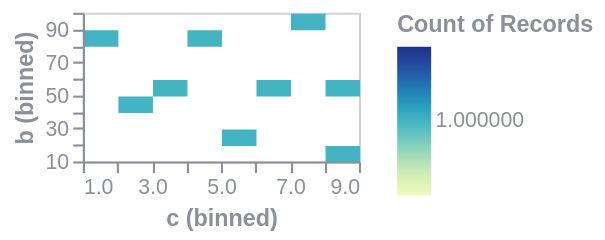

This figure's Vega-Lite source:
### Vega specification from a JSON file in a GitHub repository (floating-point values rounded to 4 significant figures)
{"$schema": "https://vega.github.io/schema/vega/v6.json", "background": null, "padding": 5, "width": 130, "height": 70, "style": "cell", "data": [{"name": "source_0", "values": [{"a": "A", "b": 28, "c": 5, "g": "x"}, {"a": "B", "b": 55, "c": 9, "g": "y"}, {"a": "C", "b": 43, "c": 2, "g": "x"}, {"a": "D", "b": 91, "c": 7, "g": "y"}, {"a": "E", "b": 81, "c": 4, "g": "x"}, {"a": "F", "b": 53, "c": 6, "g": "y"}, {"a": "G", "b": 19, "c": 8, "g": "x"}, {"a": "H", "b": 87, "c": 1, "g": "y"}, {"a": "I", "b": 52, "c": 3, "g": "x"}]}, {"name": "data_0", "source": "source_0", "transform": [{"type": "extent", "field": "c", "signal": "bin_maxbins_10_c_extent"}, {"type": "bin", "field": "c", "as": ["bin_maxbins_10_c", "bin_maxbins_10_c_end"], "signal": "bin_maxbins_10_c_bins", "extent": {"signal": "bin_maxbins_10_c_extent"}, "maxbins": 10}, {"type": "extent", "field": "b", "signal": "bin_maxbins_10_b_extent"}, {"type": "bin", "field": "b", "as": ["bin_maxbins_10_b", "bin_maxbins_10_b_end"], "signal": "bin_maxbins_10_b_bins", "extent": {"signal": "bin_maxbins_10_b_extent"}, "maxbins": 10}, {"type": "aggregate", "groupby": ["bin_maxbins_10_c", "bin_maxbins_10_c_end", "bin_maxbins_10_b", "bin_maxbins_10_b_end"], "ops": ["count"], "fields": [null], "as": ["__count"]}, {"type": "filter", "expr": "isValid(datum[\"bin_maxbins_10_c\"]) && isFinite(+datum[\"bin_maxbins_10_c\"]) && isValid(datum[\"bin_maxbins_10_b\"]) && isFinite(+datum[\"bin_maxbins_10_b\"])"}]}], "marks": [{"name": "marks", "type": "rect", "style": ["rect"], "from": {"data": "data_0"}, "encode": {"update": {"fill": {"scale": "color", "field": "__count"}, "description": {"signal": "\"c (binned): \" + (!isValid(datum[\"bin_maxbins_10_c\"]) || !isFinite(+datum[\"bin_maxbins_10_c\"]) ? \"null\" : format(datum[\"bin_maxbins_10_c\"], \"\") + \" – \" + format(datum[\"bin_maxbins_10_c_end\"], \"\")) + \"; b (binned): \" + (!isValid(datum[\"bin_maxbins_10_b\"]) || !isFinite(+datum[\"bin_maxbins_10_b\"]) ? \"null\" : format(datum[\"bin_maxbins_10_b\"], \"\") + \" – \" + format(datum[\"bin_maxbins_10_b_end\"], \"\")) + \"; Count of Records: \" + (format(datum[\"__count\"], \"\"))"}, "x2": {"scale": "x", "field": "bin_maxbins_10_c", "offset": {"signal": "0.5 + (abs(scale(\"x\", datum[\"bin_maxbins_10_c_end\"]) - scale(\"x\", datum[\"bin_maxbins_10_c\"])) < 0.25 ? -0.5 * (0.25 - (abs(scale(\"x\", datum[\"bin_maxbins_10_c_end\"]) - scale(\"x\", datum[\"bin_maxbins_10_c\"])))) : 0)"}}, "x": {"scale": "x", "field": "bin_maxbins_10_c_end", "offset": {"signal": "0.5 + (abs(scale(\"x\", datum[\"bin_maxbins_10_c_end\"]) - scale(\"x\", datum[\"bin_maxbins_10_c\"])) < 0.25 ? 0.5 * (0.25 - (abs(scale(\"x\", datum[\"bin_maxbins_10_c_end\"]) - scale(\"x\", datum[\"bin_maxbins_10_c\"])))) : 0)"}}, "y2": {"scale": "y", "field": "bin_maxbins_10_b", "offset": {"signal": "0.5 + (abs(scale(\"y\", datum[\"bin_maxbins_10_b_end\"]) - scale(\"y\", datum[\"bin_maxbins_10_b\"])) < 0.25 ? 0.5 * (0.25 - (abs(scale(\"y\", datum[\"bin_maxbins_10_b_end\"]) - scale(\"y\", datum[\"bin_maxbins_10_b\"])))) : 0)"}}, "y": {"scale": "y", "field": "bin_maxbins_10_b_end", "offset": {"signal": "0.5 + (abs(scale(\"y\", datum[\"bin_maxbins_10_b_end\"]) - scale(\"y\", datum[\"bin_maxbins_10_b\"])) < 0.25 ? -0.5 * (0.25 - (abs(scale(\"y\", datum[\"bin_maxbins_10_b_end\"]) - scale(\"y\", datum[\"bin_maxbins_10_b\"])))) : 0)"}}}}}], "scales": [{"name": "x", "type": "linear", "domain": {"signal": "[bin_maxbins_10_c_bins.start, bin_maxbins_10_c_bins.stop]"}, "range": [0, {"signal": "width"}], "bins": {"signal": "bin_maxbins_10_c_bins"}, "zero": false}, {"name": "y", "type": "linear", "domain": {"signal": "[bin_maxbins_10_b_bins.start, bin_maxbins_10_b_bins.stop]"}, "range": [{"signal": "height"}, 0], "bins": {"signal": "bin_maxbins_10_b_bins"}, "zero": false}, {"name": "color", "type": "linear", "domain": {"data": "data_0", "field": "__count"}, "range": "heatmap", "interpolate": "hcl", "zero": false}], "axes": [{"scale": "x", "orient": "bottom", "grid": false, "title": "c (binned)", "labelFlush": true, "labelOverlap": true, "tickCount": {"signal": "ceil(width/10)"}, "zindex": 1}, {"scale": "y", "orient": "left", "grid": false, "title": "b (binned)", "labelOverlap": true, "tickCount": {"signal": "ceil(height/10)"}, "zindex": 1}], "legends": [{"fill": "color", "gradientLength": {"signal": "clamp(height, 64, 200)"}, "title": "Count of Records"}], "config": {"axis": {"labelColor": "#8a8f98", "titleColor": "#8a8f98", "domainColor": "#8a8f98", "tickColor": "#8a8f98", "gridColor": "#8a8f98", "gridOpacity": 0.25}, "legend": {"labelColor": "#8a8f98", "titleColor": "#8a8f98"}, "style": {"cell": {"stroke": "#8a8f98", "strokeOpacity": 0.4}}}}
